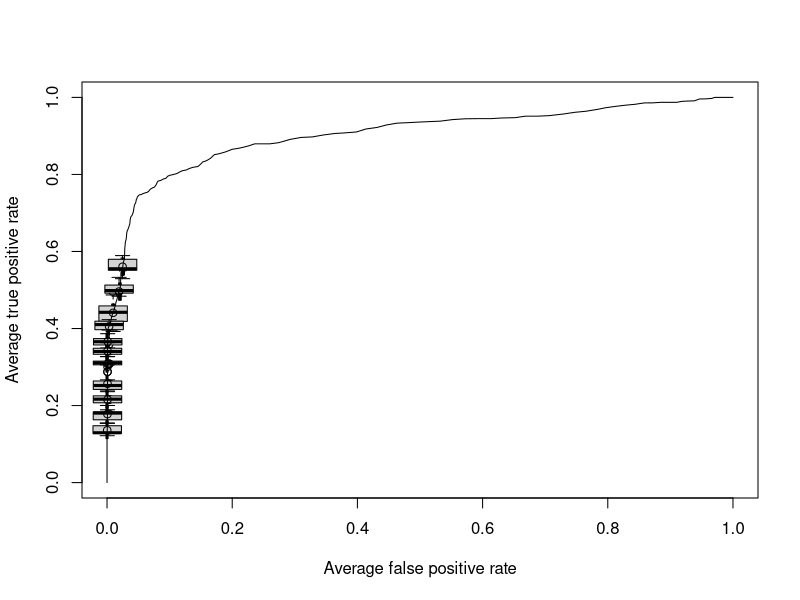
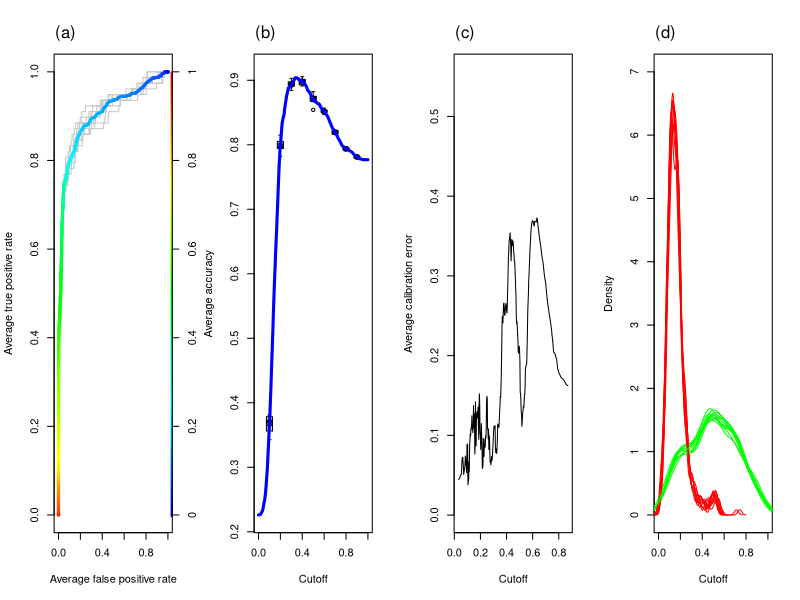
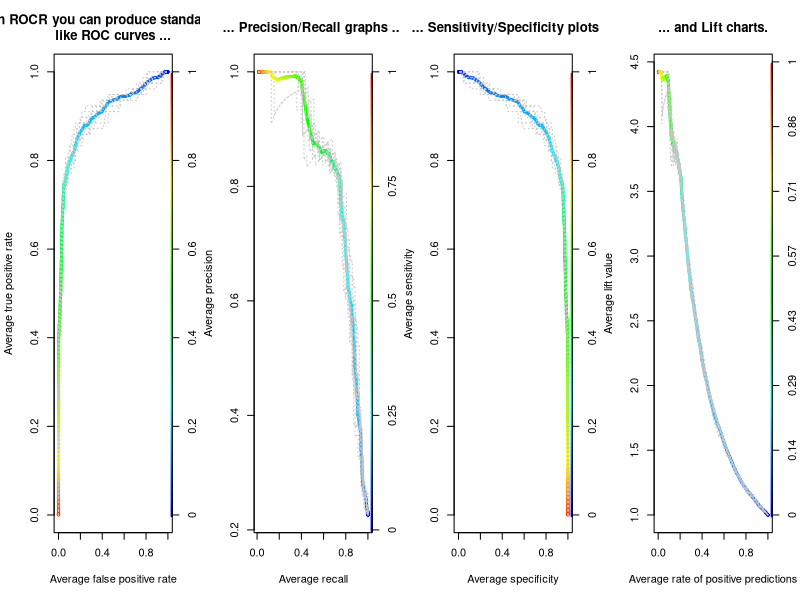
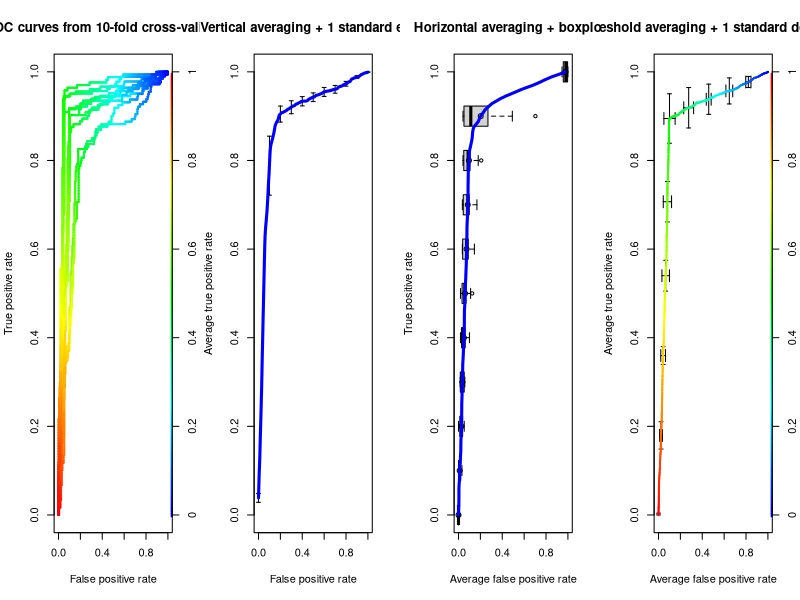
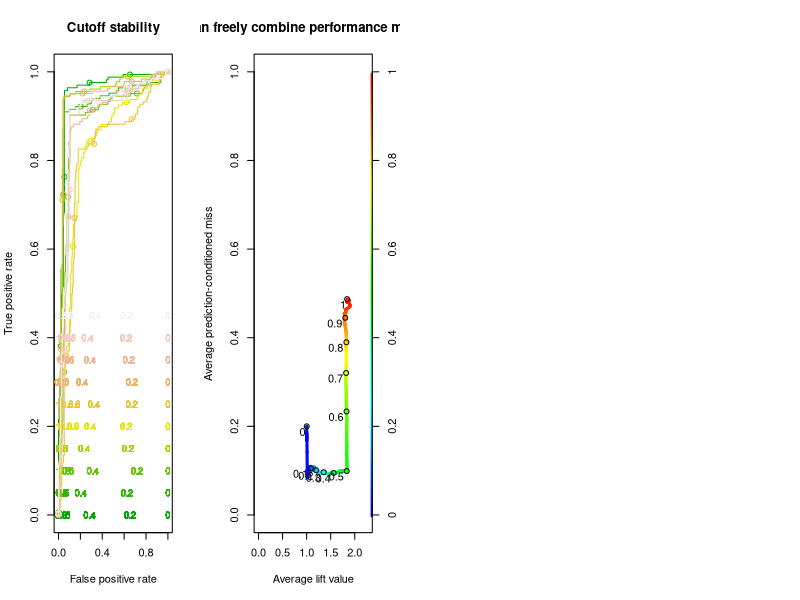

These charts were generated, in order, by the following R code:
## ----include = FALSE----------------------------------------------------------
knitr::opts_chunk$set(
  collapse = TRUE,
  comment = "#>"
)

## ----setup--------------------------------------------------------------------
library(ROCR)

## ----echo = FALSE, results = 'asis'-------------------------------------------
table <- data.frame(group = c("Contingency ratios",
                              "Discrete covariation measures",
                              "Information retrieval measures",
                              "Performance in ROC space",
                              "Absolute scoring performance",
                              "Cost measures"),
                    measure = c("error rate, accuracy, sensitivity, specificity, true/false positive rate, fallout, miss, precision, recall, negative predictive value, prediction-conditioned fallout/miss.",
                                "Phi/Matthews correlation coefficient, mutual information, Chi-squared test statistic, odds ratio",
                                "F-measure, lift, precision-recall break-even point",
                                "ROC convex hull, area under the ROC curve",
                                "calibration error, mean cross-entropy, root mean-squared error",
                                "expected cost, explicit cost"))
knitr::kable(table,
             caption = "***Table 1:**Performance measures in the ROCR package*",
             col.names = c("",""),
             align = "l")

## -----------------------------------------------------------------------------
data(ROCR.hiv)
predictions <- ROCR.hiv$hiv.svm$predictions
labels <- ROCR.hiv$hiv.svm$labels
pred <- prediction(predictions, labels)
pred

## ----fig.asp=1, fig.width=5, fig.align='center'-------------------------------
perf <- performance(pred, "tpr", "fpr")
perf
plot(perf,
     avg="threshold",
     spread.estimate="boxplot")

## ----echo=FALSE, results='asis', fig.asp=0.35, fig.width=7, fig.align='center',fig.cap="***Fig 1:** Visualizations of classifier performance (HIV coreceptor usage data): (a) receiver operating characteristic (ROC) curve; (b) peak accuracy across a range of cutoffs; (c) absolute difference between empirical and predicted rate of positives for windowed cutoff ranges, in order to evaluate how well the scores are calibrated as probability estimates. Owing to the probabilistic interpretation, cutoffs need to be in the interval [0,1], in contrast to other performance plots. (d) Score density estimates for the negative (solid) and positive (dotted) class.*"----
data(ROCR.hiv)
pp.unnorm <- ROCR.hiv$hiv.svm$predictions
ll <- ROCR.hiv$hiv.svm$labels

# normalize predictions to 0..1
v <- unlist(pp.unnorm)
pp <- lapply(pp.unnorm, function(run) {approxfun(c(min(v), max(v)), c(0,1))(run)})

par(mfrow=c(1,4))
pred<- prediction(pp, ll)
perf <- performance(pred, "tpr", "fpr")

plot(perf, avg= "threshold", colorize=TRUE, lwd= 3,
     coloraxis.at=seq(0,1,by=0.2),)
plot(perf, col="gray78", add=TRUE)
plot(perf, avg= "threshold", colorize=TRUE, colorkey=FALSE,lwd= 3,,add=TRUE)
mtext(paste0("(a)"), side = 3, adj = 0.01,line = 1)

perf <- performance(pred, "acc")
plot(perf, avg= "vertical", spread.estimate="boxplot", lwd=3,col='blue',
     show.spread.at= seq(0.1, 0.9, by=0.1),)
mtext(paste0("(b)"), side = 3, adj = 0.01,line = 1)


plot(performance(pred, "cal", window.size= 10),
     avg="vertical",)
mtext(paste0("(c)"), side = 3, adj = 0.01,line = 1)

plot(0,0,type="n", xlim= c(0,1), ylim=c(0,7),
     xlab="Cutoff", ylab="Density",)
mtext(paste0("(d)"), side = 3, adj = 0.01,line = 1)
for (runi in 1:length(pred@predictions)) {
  lines(density(pred@predictions[[runi]][pred@labels[[runi]]=="-1"]), col= "red")
  lines(density(pred@predictions[[runi]][pred@labels[[runi]]=="1"]), col="green")
}

## ----fig.asp=1, fig.width=5, fig.align='center'-------------------------------
perf <- performance(pred, "tpr", "fpr")
plot(perf,
     avg= "threshold",
     colorize=TRUE,
     lwd= 3,
     main= "With ROCR you can produce standard plots\nlike ROC curves ...")
plot(perf,
     lty=3,
     col="grey78",
     add=TRUE)

## ----fig.asp=1, fig.width=5, fig.align='center'-------------------------------
perf <- performance(pred, "prec", "rec")
plot(perf,
     avg= "threshold",
     colorize=TRUE,
     lwd= 3,
     main= "... Precision/Recall graphs ...")
plot(perf,
     lty=3,
     col="grey78",
     add=TRUE)

## ----fig.asp=1, fig.width=5, fig.align='center'-------------------------------
perf <- performance(pred, "sens", "spec")
plot(perf,
     avg= "threshold",
     colorize=TRUE,
     lwd= 3,
     main="... Sensitivity/Specificity plots ...")
plot(perf,
     lty=3,
     col="grey78",
     add=TRUE)

## ----fig.asp=1, fig.width=5, fig.align='center'-------------------------------
perf <- performance(pred, "lift", "rpp")
plot(perf,
     avg= "threshold",
     colorize=TRUE,
     lwd= 3,
     main= "... and Lift charts.")
plot(perf,
     lty=3,
     col="grey78",
     add=TRUE)

## -----------------------------------------------------------------------------
data(ROCR.xval)
predictions <- ROCR.xval$predictions
labels <- ROCR.xval$labels
length(predictions)

## -----------------------------------------------------------------------------
pred <- prediction(predictions, labels)
perf <- performance(pred,'tpr','fpr')

## ----fig.asp=1, fig.width=5, fig.align='center'-------------------------------
plot(perf,
     colorize=TRUE,
     lwd=2,
     main='ROC curves from 10-fold cross-validation')

## ----fig.asp=1, fig.width=5, fig.align='center'-------------------------------
plot(perf,
     avg='vertical',
     spread.estimate='stderror',
     lwd=3,main='Vertical averaging + 1 standard error',
     col='blue')

## ----fig.asp=1, fig.width=5, fig.align='center'-------------------------------
plot(perf,
     avg='horizontal',
     spread.estimate='boxplot',
     lwd=3,
     main='Horizontal averaging + boxplots',
     col='blue')

## ----fig.asp=1, fig.width=5, fig.align='center'-------------------------------
plot(perf,
     avg='threshold',
     spread.estimate='stddev',
     lwd=2,
     main='Threshold averaging + 1 standard deviation',
     colorize=TRUE)

## ----fig.asp=1, fig.width=6, fig.align='center'-------------------------------
plot(perf,
     print.cutoffs.at=seq(0,1,by=0.2),
     text.cex=0.8,
     text.y=lapply(as.list(seq(0,0.5,by=0.05)), function(x) { rep(x,length(perf@x.values[[1]])) } ),
     col= as.list(terrain.colors(10)),
     text.col= as.list(terrain.colors(10)), 
     points.col= as.list(terrain.colors(10)), 
     main= "Cutoff stability")

## -----------------------------------------------------------------------------
perf <- performance(pred,"pcmiss","lift")

## ----fig.asp=1, fig.width=5, fig.align='center'-------------------------------
plot(perf,
     colorize=TRUE,
     print.cutoffs.at=seq(0,1,by=0.1),
     text.adj=c(1.2,1.2),
     avg="threshold",
     lwd=3,
     main= "You can freely combine performance measures ...")
